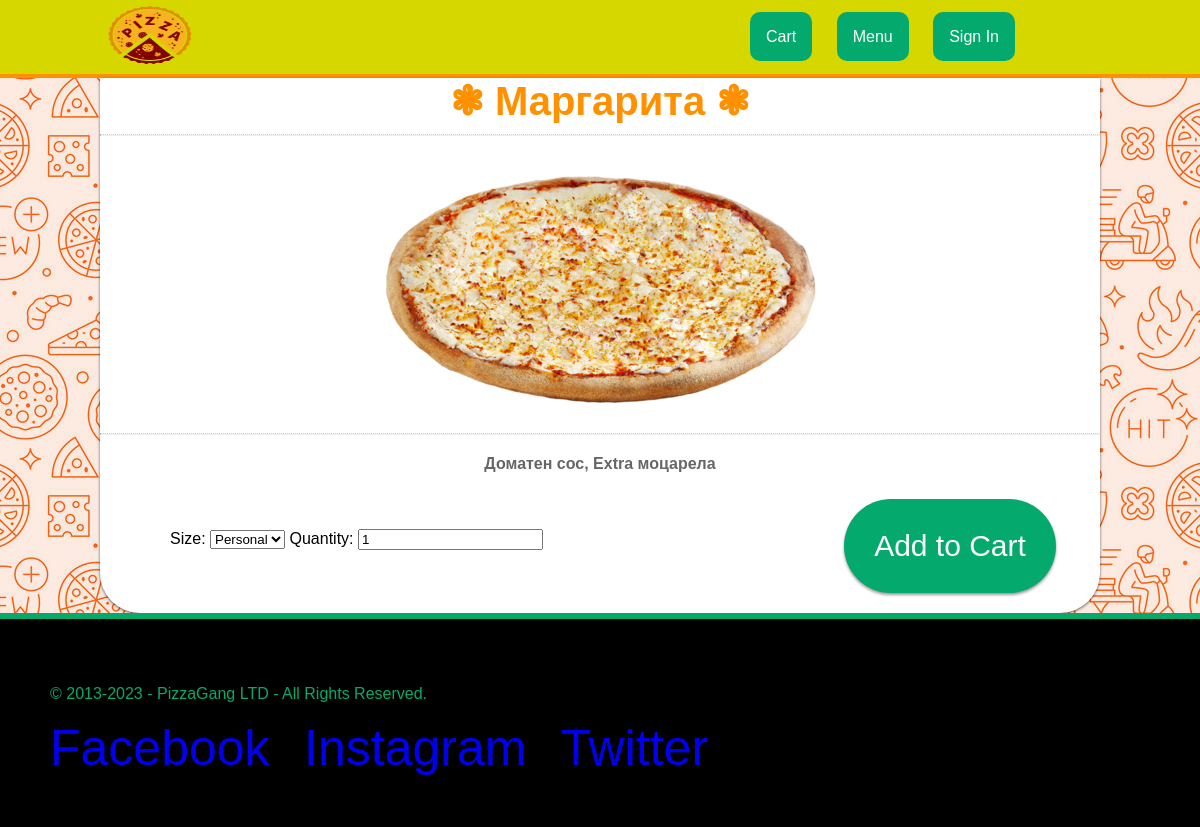
The app's page /pizza-details/8/ with its own data.
### PizzaGang/web/models.py (models this page shows, shortened)
class Pizza(models.Model):
    PE = "PE"
    SM = "SM"
    ME = "ME"
    LA = "LA"
    SIZE = [
        (PE, "Personal"),
        (SM, "Small"),
        (ME, "Medium"),
        (LA, "Large"),
    ]
    name = models.CharField(max_length=30)
    ingredients = models.TextField()
    image = models.ImageField(upload_to='static/pictures/', blank=True, null=True)
    size = models.CharField(max_length=30, choices=SIZE, blank=True, null=True)
    is_offer = models.BooleanField(blank=True, null=True)

### PizzaGang/web/views.py (the view)
# urls.py: path('pizza-details/<int:pk>/', DetailPizzaView.as_view(), name='pizza-details'),
class DetailPizzaView(DetailView):
    template_name = 'pizza-details.html'
    model = Pizza

### templates/pizza-details.html (shortened to what this page needs)
{% extends 'base/base.html' %}
{% load static %}
{% block link %}
    <link rel="stylesheet" href="{% static 'css/pizza-details.css' %}">
{% endblock %}
{% block content %}
    <div class="pizza-details-container">
        <h1 class="pizza-title-name">❃ {{ pizza.name }} ❃</h1>
        <hr class="hr-dotted">
        <img src="{{ pizza.image.url }}" alt="pizza-img" class="pizza-img">
        <hr class="hr-dotted">
        <p class="desc">{{ pizza.ingredients }}</p>
        <form method="POST" action="{% url 'cart' pizza.pk %}">
            <div class="size_and_quantity">
                <label for="size">Size:</label>
                <select name="size" id="size">
                    {% for size, label in pizza.SIZE %}
                        <option value="{{ size }}">{{ label }}</option>
                    {% endfor %}
                </select>
                <label for="quantity">Quantity:</label>
                <input type="number" name="quantity" id="quantity" value="1" min="1">
            </div>
            <button type="submit" class="green-button-cart">Add to Cart</button>
        </form>
    </div>
{% endblock %}

### static/css/base.css (style rules this page uses)
* { font-family: Arial, Helvetica, sans-serif; text-decoration: none; }
html, body { height: 100%; margin: 0; background-image: url("/static/pictures/background.jpg"); }
body { display: flex; flex-direction: column; }

### static/css/pizza-details.css (style rules this page uses)
.pizza-details-container { width: 1000px; margin-top: auto; margin-right: auto; margin-left: auto; padding-bottom: 20px; background-color: rgb(255, 255, 255); border-bottom-left-radius: 40px; border-bottom-right-radius: 40px; text-align: center; box-shadow: 0 1px 3px rgba(0, 0, 0, 0.6); }
.pizza-title-name { margin: 0 0 10px 0; color: rgb(255, 145, 0); font-size: 40px; }
.pizza-img { margin-top: 13px; }
.green-button-cart { background-color: #04AA6D; color: white; border-radius: 60px; border: 0; margin-top: 10px; margin-left: 700px; padding: 30px; font-size: 30px; box-shadow: 0 2px 3px rgba(0, 0, 0, 0.4); transition: padding 0.2s ease-in-out; }
.hr-dotted { border-top: 1px dotted rgba(0, 0, 0, 0.2); }
.desc { margin-top: 20px; margin-left: 20px; margin-right: 20px; font-weight: bold; color: rgba(0, 0, 0, 0.6); }
.size_and_quantity { position: absolute; margin-top: 40px; margin-left: 70px; }

### records on screen
Pizza: name "Маргарита", image (picture), ingredients "Доматен сос, Extra моцарела", size "Personal"
